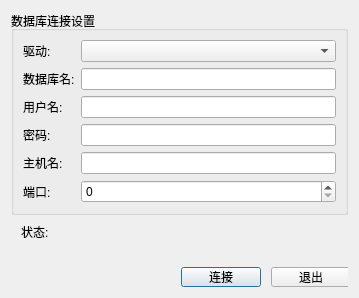
<?xml version="1.0" encoding="UTF-8"?>
<ui version="4.0">
 <class>ConnDlg</class>
 <widget class="QDialog" name="ConnDlg">
  <property name="geometry">
   <rect>
    <x>0</x>
    <y>0</y>
    <width>359</width>
    <height>298</height>
   </rect>
  </property>
  <property name="windowTitle">
   <string>Dialog</string>
  </property>
  <layout class="QVBoxLayout" name="verticalLayout">
   <item>
    <widget class="QGroupBox" name="connGroupBox">
     <property name="title">
      <string>数据库连接设置</string>
     </property>
     <layout class="QFormLayout" name="formLayout">
      <item row="0" column="0">
       <widget class="QLabel" name="label">
        <property name="text">
         <string>驱动:</string>
        </property>
       </widget>
      </item>
      <item row="0" column="1">
       <widget class="QComboBox" name="comboDriver"/>
      </item>
      <item row="1" column="0">
       <widget class="QLabel" name="label_2">
        <property name="text">
         <string>数据库名:</string>
        </property>
       </widget>
      </item>
      <item row="1" column="1">
       <widget class="QLineEdit" name="editDatabase"/>
      </item>
      <item row="2" column="0">
       <widget class="QLabel" name="label_3">
        <property name="text">
         <string>用户名:</string>
        </property>
       </widget>
      </item>
      <item row="2" column="1">
       <widget class="QLineEdit" name="editUsername"/>
      </item>
      <item row="3" column="0">
       <widget class="QLabel" name="label_4">
        <property name="text">
         <string>密码:</string>
        </property>
       </widget>
      </item>
      <item row="3" column="1">
       <widget class="QLineEdit" name="editPassword"/>
      </item>
      <item row="4" column="0">
       <widget class="QLabel" name="label_5">
        <property name="text">
         <string>主机名:</string>
        </property>
       </widget>
      </item>
      <item row="4" column="1">
       <widget class="QLineEdit" name="editHostname"/>
      </item>
      <item row="5" column="0">
       <widget class="QLabel" name="label_6">
        <property name="text">
         <string>端口:</string>
        </property>
       </widget>
      </item>
      <item row="5" column="1">
       <widget class="QSpinBox" name="portSpinBox">
        <property name="maximum">
         <number>10000</number>
        </property>
       </widget>
      </item>
     </layout>
    </widget>
   </item>
   <item>
    <widget class="QWidget" name="widget_2" native="true">
     <widget class="QLabel" name="status_label">
      <property name="geometry">
       <rect>
        <x>10</x>
        <y>0</y>
        <width>331</width>
        <height>21</height>
       </rect>
      </property>
      <property name="text">
       <string>状态:</string>
      </property>
     </widget>
    </widget>
   </item>
   <item>
    <widget class="QWidget" name="widget" native="true">
     <widget class="QPushButton" name="okButton">
      <property name="geometry">
       <rect>
        <x>170</x>
        <y>10</y>
        <width>80</width>
        <height>20</height>
       </rect>
      </property>
      <property name="text">
       <string>连接</string>
      </property>
     </widget>
     <widget class="QPushButton" name="cancelButton">
      <property name="geometry">
       <rect>
        <x>260</x>
        <y>10</y>
        <width>80</width>
        <height>20</height>
       </rect>
      </property>
      <property name="text">
       <string>退出</string>
      </property>
     </widget>
    </widget>
   </item>
  </layout>
 </widget>
 <resources/>
 <connections/>
</ui>
